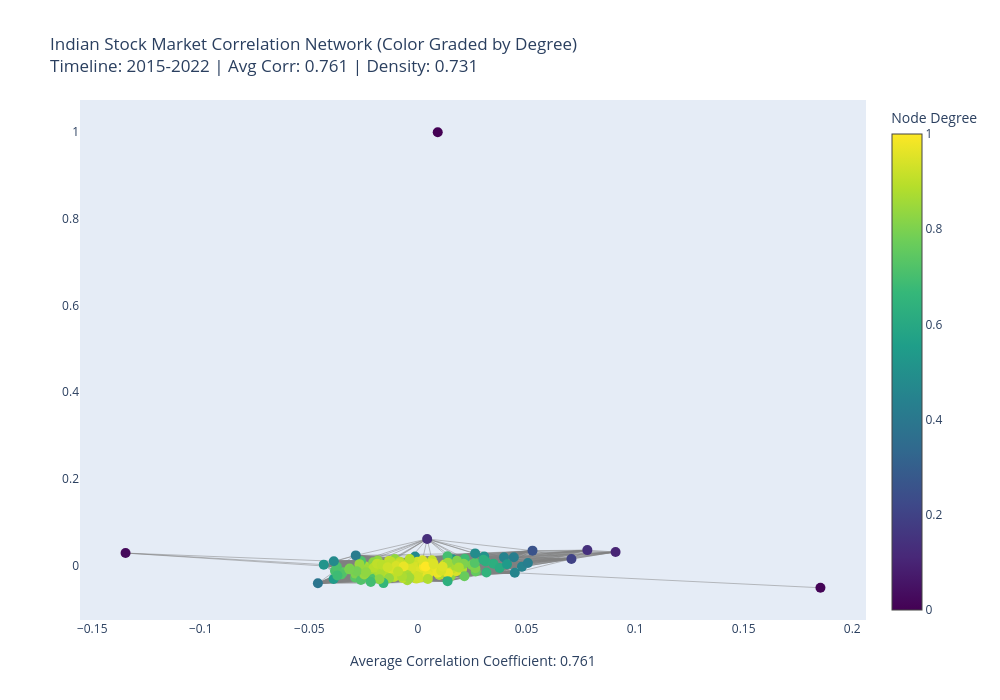

Here is the notebook cell this chart was saved with:
### Code cell
G = nx.Graph()

for stock in data.columns:
    G.add_node(stock)   

for stock1 in corr_matrix_tot.columns:
    for stock2 in corr_matrix_tot.columns:
        if stock1 != stock2 and corr_matrix_tot.loc[stock1, stock2] > threshold:
            G.add_edge(stock1, stock2, weight=corr_matrix_tot.loc[stock1, stock2])


upper_triangle_values = corr_matrix_tot.where(np.triu(np.ones(corr_matrix_tot.shape), k=1).astype(bool))
correlation_values = upper_triangle_values.stack().values
avg_corr = np.mean(correlation_values)
density = nx.density(G)
interactive_plot(G, '2015-2022', avg_corr,density)

### Figure 1 — Plotly figure (JSON) as saved in the notebook; plotly's stock layout.template omitted (floating-point values rounded to 4 significant figures; data arrays with more than 128 entries replaced by an {"elided": "..."} marker saying what was removed)
{"data": [{"hoverinfo": "none", "line": {"color": "gray", "width": 0.5}, "mode": "lines", "type": "scatter", "x": {"elided": "23226 float values"}, "y": {"elided": "23226 float values"}}, {"hoverinfo": "text", "marker": {"color": {"elided": "146 float values"}, "colorbar": {"title": {"text": "Node Degree"}}, "colorscale": [[0, "#440154"], [0.1111, "#482878"], [0.2222, "#3e4989"], [0.3333, "#31688e"], [0.4444, "#26828e"], [0.5556, "#1f9e89"], [0.6667, "#35b779"], [0.7778, "#6ece58"], [0.8889, "#b5de2b"], [1, "#fde725"]], "showscale": true, "size": 10}, "mode": "markers", "text": {"elided": "146 str values"}, "type": "scatter", "x": {"elided": "146 float values"}, "y": {"elided": "146 float values"}}], "layout": {"annotations": [{"font": {"size": 14}, "showarrow": false, "text": "Average Correlation Coefficient: 0.761", "x": 0.5, "xref": "paper", "y": -0.1, "yref": "paper"}], "height": 700, "hovermode": "closest", "showlegend": false, "title": {"text": "Indian Stock Market Correlation Network (Color Graded by Degree)<br>Timeline: 2015-2022 | Avg Corr: 0.761 | Density: 0.731"}, "width": 1000, "xaxis": {"showgrid": false, "zeroline": false}, "yaxis": {"showgrid": false, "zeroline": false}}}
